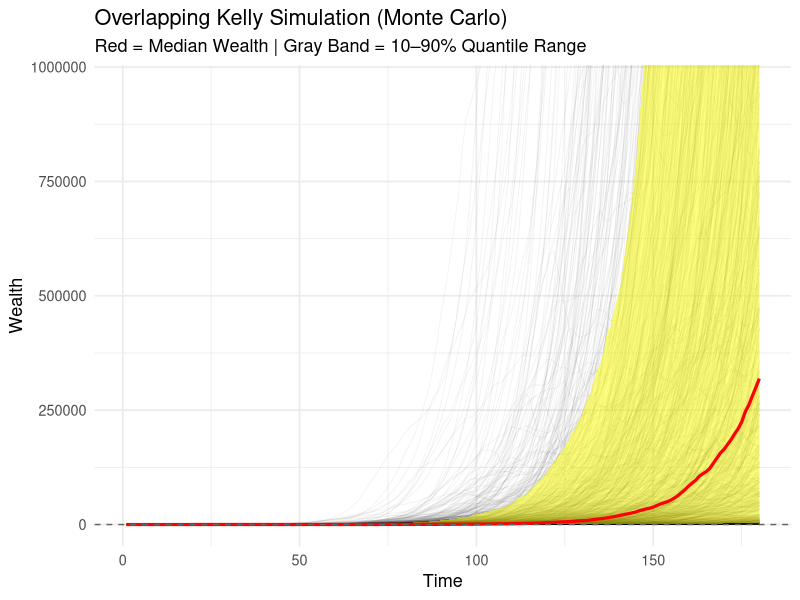

R code for this plot:
library(ggplot2)
library(dplyr)
library(tidyr)

set.seed(123)

simulate_overlapping_kelly <- function(
    T = 180, n_bets = 80,
    p_win = 0.64, win = 0.19, lose = -0.13, f = 1
){
  start <- sample(1:T, n_bets, TRUE)
  dur   <- sample(5:30, n_bets, TRUE)
  end   <- pmin(start + dur, T)
  active <- matrix(0L, nrow=T, ncol=n_bets)
  for(i in seq_len(n_bets)) active[start[i]:end[i], i] <- 1L

  bet_outcome <- ifelse(runif(n_bets) < p_win, win, lose)

  W <- numeric(T); W[1] <- 1
  for(t in 2:T){
    idx <- which(active[t,]==1L)
    if(length(idx)){
      avg_ret <- mean(bet_outcome[idx])
      W[t] <- W[t-1]*(1 + f*avg_ret)
    } else W[t] <- W[t-1]
  }
  W
}

# ---- Monte Carlo ensemble ---------------------------------------------------

n_sims <- 1000
paths <- replicate(n_sims, simulate_overlapping_kelly(), simplify = TRUE)

df <- as.data.frame(paths) |>
  mutate(t = row_number()) |>
  pivot_longer(-t, names_to = "sim", values_to = "W")

summary_df <- df |>
  group_by(t) |>
  summarise(
    median = median(W),
    p10 = quantile(W, 0.1),
    p90 = quantile(W, 0.9)
  )

ymax <- max(summary_df$median) * 3

# ---- Plot -------------------------------------------------------------------
ggplot() +
  geom_line(data = df, aes(x = t, y = W, group = sim),
            color = "black", alpha = 0.05, linewidth = 0.3) +
  geom_ribbon(data = summary_df, aes(x = t, ymin = p10, ymax = p90),
              fill = "yellow", alpha = 0.5) +
  geom_line(data = summary_df, aes(x = t, y = median),
            color = "red", linewidth = 1.1) +
  geom_hline(yintercept = 1, linetype = "dashed", color = "gray40") +
  coord_cartesian(ylim = c(0, ymax)) +
  labs(
    title = "Overlapping Kelly Simulation (Monte Carlo)",
    subtitle = "Red = Median Wealth | Gray Band = 10–90% Quantile Range",
    x = "Time",
    y = "Wealth"
  ) +
  theme_minimal(base_size = 13)
